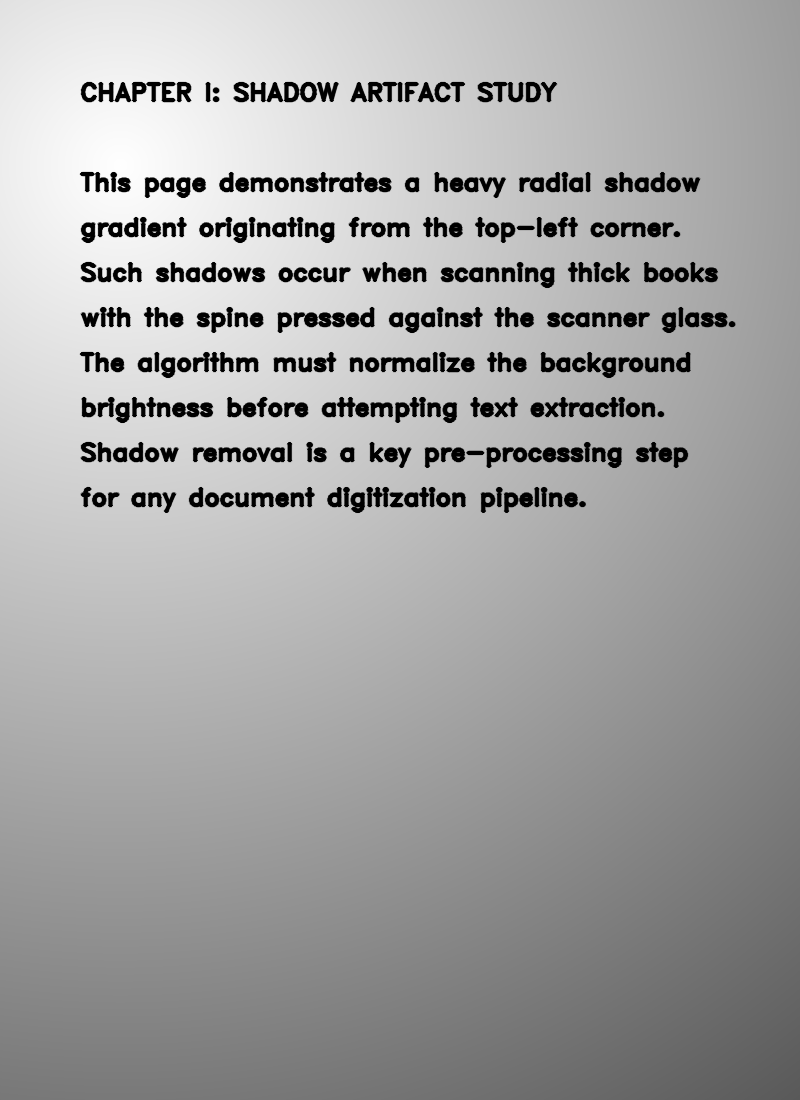
#> input picture notebooks/samples/a01_shadow_book.png, 800 x 1100 px, found by its file name
$ python run_pipeline_demo.py   (older library calls are emulated)
#> lines starting #> are read from the running program, lines starting #| are printed output that depends on the picture; after the words box and inside, x2 and y2 are one past the last pixel; in counts of white or black regions, pixels touching at a corner belong together
#> further down, img is the input picture: shape (1100, 800, 3); min 0, max 255, mean 163.1
import cv2
import numpy as np
import os
import time

class DocumentCleanerPipeline:
    def __init__(self, config):
        self.config = config
        self.timings = {}
        self.detected_skew_angle = 0.0
        self.warnings = []

    def detect_anomalies(self, bgr_img):
        """
        Detect basic image quality issues: blur, overexposure, and cutoff edges.
        """
        self.warnings = []
        gray = cv2.cvtColor(bgr_img, cv2.COLOR_BGR2GRAY) if len(bgr_img.shape) == 3 else bgr_img.copy()

        # 1. Blur detection (Laplacian Variance)
        lap_var = cv2.Laplacian(gray, cv2.CV_64F).var()
#> lap_var = 1436.6
        is_blurred = lap_var < 80.0
#> is_blurred = False
        if is_blurred:
            self.warnings.append(f"[WARN] Out of Focus (Laplacian var: {lap_var:.2f} < 80)")

        # 2. Overexposure detection (Saturated pixels > 25%)
        saturated_ratio = np.sum(gray >= 254) / gray.size
#> saturated_ratio = 0.000165
        is_overexposed = saturated_ratio > 0.25
#> is_overexposed = False
        if is_overexposed:
            self.warnings.append(f"[WARN] Overexposed/Glare ({saturated_ratio*100:.1f}% pixels > 254)")

        # 3. Cut-off margin detection
        _, thresh = cv2.threshold(gray, 0, 255, cv2.THRESH_BINARY_INV + cv2.THRESH_OTSU)
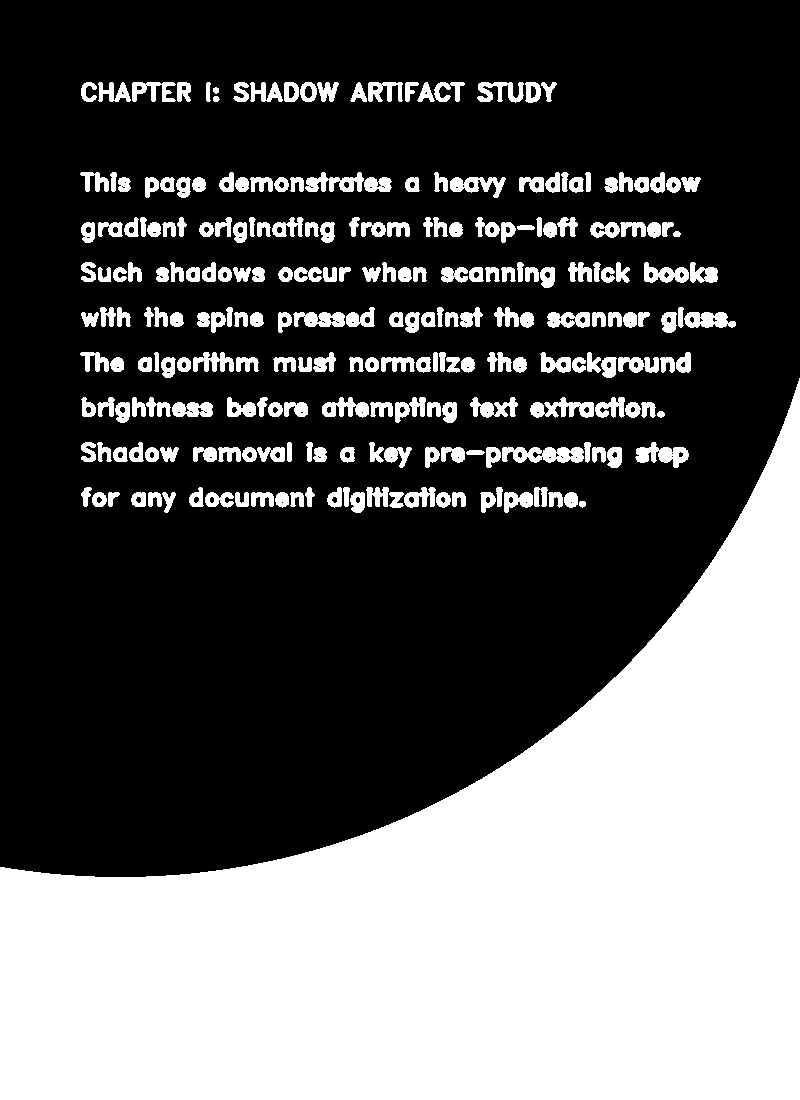
#> thresh: shape (1100, 800); 36.7% white; 245 white regions, largest, box (x1, y1, x2, y2) and area: (0, 378, 800, 1100) 269244, (502, 447, 584, 463) 966, (635, 442, 689, 468) 738
        h, w = thresh.shape
        margin = 15

        top_pixels = np.sum(thresh[0:margin, :] > 0)
#> top_pixels = 0
        bottom_pixels = np.sum(thresh[h-margin:h, :] > 0)
#> bottom_pixels = 12000
        left_pixels = np.sum(thresh[:, 0:margin] > 0)
#> left_pixels = 3481
        right_pixels = np.sum(thresh[:, w-margin:w] > 0)
#> right_pixels = 10520

        is_cutoff = (top_pixels > 50 or bottom_pixels > 50 or left_pixels > 50 or right_pixels > 50)
#> is_cutoff = True
        if is_cutoff:
            self.warnings.append(f"[WARN] Margin cut-off (Pixels at edges: T={top_pixels}, B={bottom_pixels}, L={left_pixels}, R={right_pixels})")

        return {
            'blur_variance': lap_var,
            'is_blurred': is_blurred,
            'saturated_ratio': saturated_ratio,
            'is_overexposed': is_overexposed,
            'edge_pixels': (top_pixels, bottom_pixels, left_pixels, right_pixels),
            'is_cutoff': is_cutoff
        }

    def deskew(self, img):
        if len(img.shape) == 3:
            gray = cv2.cvtColor(img, cv2.COLOR_BGR2GRAY)
        else:
            gray = img.copy()

        # FIX: Pre-normalize background so heavy shadow doesn't confuse the Otsu threshold
        kernel = cv2.getStructuringElement(cv2.MORPH_RECT, (51, 51))
        bg = cv2.morphologyEx(gray, cv2.MORPH_CLOSE, kernel)
        norm_gray = cv2.divide(gray, bg, scale=255)

        # Smooth noise before thresholding to prevent bounding rect issues
        norm_gray = cv2.medianBlur(norm_gray, 5)

        # Otsu threshold on the NORMALIZED grayscale
        thresh = cv2.threshold(norm_gray, 0, 255, cv2.THRESH_BINARY_INV + cv2.THRESH_OTSU)[1]

        # Find coordinates of text pixels
        coords = np.column_stack(np.where(thresh > 0))
        if len(coords) == 0:
            return img.copy(), 0.0

        # Find minimum area rectangle
        rect = cv2.minAreaRect(coords)
        angle = rect[-1]

        # Normalize angle
        if angle < -45:
            angle = -(90 + angle)
        elif angle > 45:
            angle = 90 - angle
        else:
            angle = -angle

        # Rotate ORIGINAL image
        (h, w) = img.shape[:2]
        center = (w // 2, h // 2)
        M = cv2.getRotationMatrix2D(center, angle, 1.0)
        rotated = cv2.warpAffine(img, M, (w, h), flags=cv2.INTER_CUBIC, borderMode=cv2.BORDER_CONSTANT, borderValue=(255, 255, 255))

        return rotated, angle

    def run(self, bgr_img):
        self.timings = {}
        stages = {}

        # A. Anomaly Detection
        t_detect = time.perf_counter()
        self.detect_anomalies(bgr_img)
        self.timings['anomaly_detection'] = (time.perf_counter() - t_detect) * 1000

        grayscale = self.config.get('grayscale', True)

        # 1. Grayscale
        t0 = time.perf_counter()
        if grayscale:
            current_img = cv2.cvtColor(bgr_img, cv2.COLOR_BGR2GRAY)
        else:
            current_img = bgr_img.copy()
        self.timings['grayscale'] = (time.perf_counter() - t0) * 1000
        stages['grayscale'] = current_img.copy()

        # 2. Noise Reduction (Done BEFORE Deskew so interpolation doesn't smear noise dots)
        t0 = time.perf_counter()
        if self.config.get('enable_noise_reduction', True):
            ksize = self.config.get('blur_kernel_size', 3)
            ksize = ksize if ksize % 2 == 1 else ksize + 1
            blur_type = self.config.get('blur_type', 'median')
            if blur_type == 'median':
                current_img = cv2.medianBlur(current_img, ksize)
            else:
                current_img = cv2.GaussianBlur(current_img, (ksize, ksize), 0)
        self.timings['noise_reduction'] = (time.perf_counter() - t0) * 1000
        stages['noise_reduction'] = current_img.copy()

        # 3. Auto-Deskew
        t0 = time.perf_counter()
        if self.config.get('enable_deskew', False):
            current_img, angle = self.deskew(current_img)
            self.detected_skew_angle = angle
        else:
            self.detected_skew_angle = 0.0
        self.timings['deskew'] = (time.perf_counter() - t0) * 1000
        stages['deskewed'] = current_img.copy()

        # 4. Background Normalization
        t0 = time.perf_counter()
        if self.config.get('enable_background_norm', True):
            norm_ksize = self.config.get('norm_kernel_size', 25)
            kernel = cv2.getStructuringElement(cv2.MORPH_RECT, (norm_ksize, norm_ksize))
            bg = cv2.morphologyEx(current_img, cv2.MORPH_CLOSE, kernel)
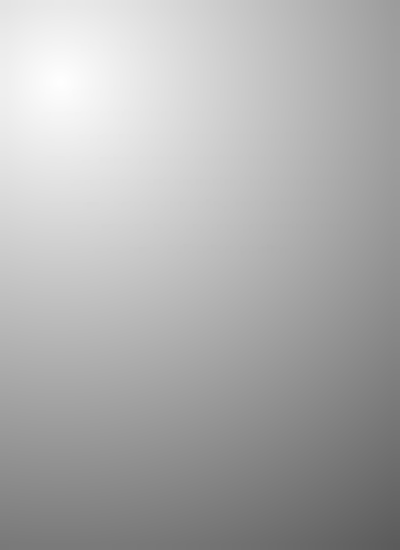
#> bg: shape (1100, 800) (shown at 1/2 size); min 91, max 254, mean 174.4
            current_img = cv2.divide(current_img, bg, scale=255)
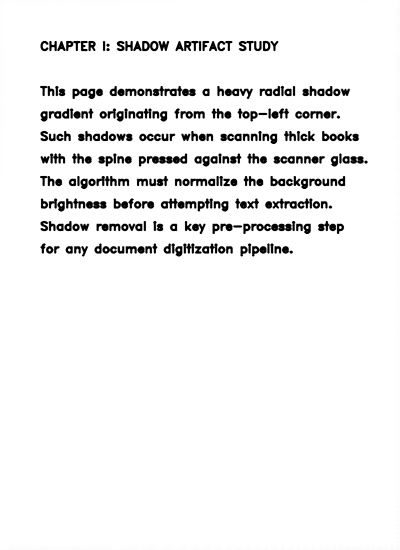
#> current_img: shape (1100, 800) (shown at 1/2 size); min 0, max 255, mean 240.8
        self.timings['background_normalization'] = (time.perf_counter() - t0) * 1000
        stages['background_normalization'] = current_img.copy()

        # 5. Gamma Correction
        t0 = time.perf_counter()
        gamma = self.config.get('gamma', 1.0)
        if gamma != 1.0:
            invGamma = 1.0 / gamma
            table = np.array([((i / 255.0) ** invGamma) * 255 for i in np.arange(0, 256)]).astype("uint8")
            current_img = cv2.LUT(current_img, table)
        self.timings['gamma_correction'] = (time.perf_counter() - t0) * 1000
        stages['gamma_correction'] = current_img.copy()

        # 6. Contrast Stretching
        t0 = time.perf_counter()
        current_img = cv2.normalize(current_img, None, alpha=0, beta=255, norm_type=cv2.NORM_MINMAX)
        self.timings['contrast_stretching'] = (time.perf_counter() - t0) * 1000
        stages['contrast_stretching'] = current_img.copy()

        # 7. Adaptive Thresholding & Morphology (ONLY for grayscale)
        if grayscale:
            t0 = time.perf_counter()
            if self.config.get('enable_thresholding', True):
                block = self.config.get('threshold_block_size', 21)
                block = block if block % 2 == 1 else block + 1
                c_val = self.config.get('threshold_c', 10)
                current_img = cv2.adaptiveThreshold(
                    current_img, 255, cv2.ADAPTIVE_THRESH_GAUSSIAN_C, cv2.THRESH_BINARY, block, c_val)
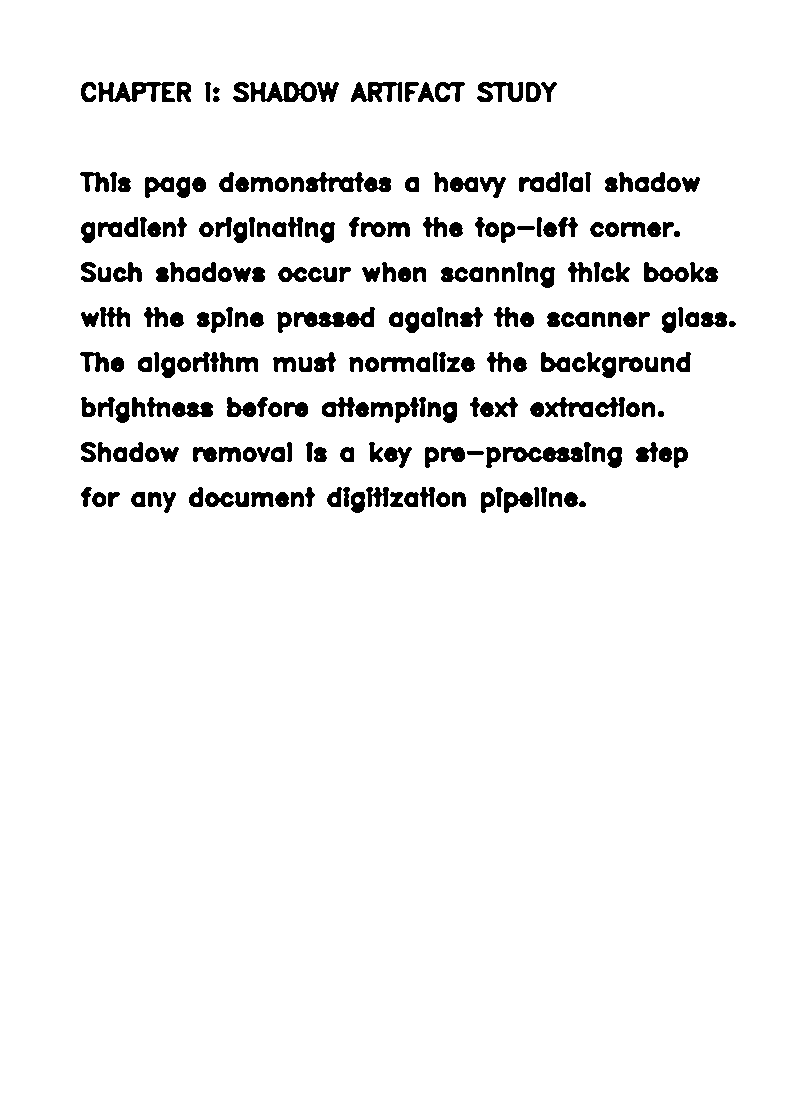
#> current_img: shape (1100, 800); 94.4% white; 256 black regions, largest, box (x1, y1, x2, y2) and area: (294, 307, 375, 327) 892, (98, 82, 175, 102) 843, (503, 447, 583, 462) 839
            self.timings['thresholding'] = (time.perf_counter() - t0) * 1000
            stages['thresholded'] = current_img.copy()

            t0 = time.perf_counter()
            if self.config.get('enable_morphology', True) and self.config.get('enable_thresholding', True):
                morph_size = self.config.get('morphology_kernel_size', 2)
                morph_type = self.config.get('morph_type', 'open')
                if morph_size > 0:
                    kernel = cv2.getStructuringElement(cv2.MORPH_RECT, (morph_size, morph_size))
                    if morph_type == 'close':
                        current_img = cv2.morphologyEx(current_img, cv2.MORPH_CLOSE, kernel)
                    else:
                        current_img = cv2.morphologyEx(current_img, cv2.MORPH_OPEN, kernel)
            self.timings['morphology'] = (time.perf_counter() - t0) * 1000
            stages['morphology'] = current_img.copy()

        stages['final_output'] = current_img.copy()
        return stages

MODE_CONFIGS = {
    'light-clean': {
        'grayscale': False,
        'enable_noise_reduction': True, 'blur_type': 'gaussian', 'blur_kernel_size': 3,
        'enable_background_norm': True, 'norm_kernel_size': 35,
        'gamma': 1.1, 'contrast': 1.1,
        'enable_thresholding': False, 'enable_morphology': False
    },
    'strong-background-removal': {
        'grayscale': True,
        'enable_noise_reduction': True, 'blur_type': 'median', 'blur_kernel_size': 3,
        'enable_background_norm': True, 'norm_kernel_size': 25,
        'gamma': 0.8, 'contrast': 1.4,
        'enable_thresholding': True, 'threshold_block_size': 25, 'threshold_c': 15,
        'enable_morphology': False
    },
    'heavy-noise-reduction': {
        'grayscale': True,
        'enable_noise_reduction': True, 'blur_type': 'median', 'blur_kernel_size': 3,
        'enable_background_norm': True, 'norm_kernel_size': 25,
        'gamma': 0.9, 'contrast': 1.2,
        'enable_thresholding': True, 'threshold_block_size': 21, 'threshold_c': 12,
        'enable_morphology': False
    },
    'text-contrast-boost': {
        'grayscale': True,
        'enable_noise_reduction': True, 'blur_type': 'median', 'blur_kernel_size': 3,
        'enable_background_norm': True, 'norm_kernel_size': 21,
        'gamma': 0.6, 'contrast': 1.6,
        'enable_thresholding': True, 'threshold_block_size': 21, 'threshold_c': 12,
        'enable_morphology': False
    },
    'print-optimized': {
        'grayscale': True,
        'enable_noise_reduction': True, 'blur_type': 'gaussian', 'blur_kernel_size': 3,
        'enable_background_norm': True, 'norm_kernel_size': 21,
        'gamma': 0.8, 'contrast': 1.4,
        'enable_thresholding': True, 'threshold_block_size': 21, 'threshold_c': 15,
        'enable_morphology': False
    },
    'color-preservation': {
        'grayscale': False,
        'enable_noise_reduction': True, 'blur_type': 'gaussian', 'blur_kernel_size': 3,
        'enable_background_norm': True, 'norm_kernel_size': 41,
        'gamma': 0.9, 'contrast': 1.2,
        'enable_thresholding': False, 'enable_morphology': False
    }
}

sample_dir = 'notebooks/samples'
output_dir = 'notebooks/outputs'
os.makedirs(output_dir, exist_ok=True)

test_cases = [
    # Category A
    ('a01_shadow_book.png', 'strong-background-removal', False),
    ('a02_faded_receipt.png', 'text-contrast-boost', False),
    ('a03_yellowed_journal.png', 'light-clean', False),
    ('a04_noisy_photocopy.png', 'heavy-noise-reduction', False),
    ('a05_skewed_6deg.png', 'strong-background-removal', True),
    # Category B
    ('b01_out_of_focus.png', 'text-contrast-boost', False),
    ('b02_motion_blur.png', 'text-contrast-boost', False),
    ('b03_underexposed.png', 'text-contrast-boost', False),
    ('b04_overexposed.png', 'light-clean', False),
    ('b05_low_dpi.png', 'print-optimized', False),
    # Category C
    ('c01_creases_folds.png', 'print-optimized', False),
    ('c02_coffee_stain.png', 'strong-background-removal', False),
    ('c03_punch_holes.png', 'print-optimized', False),
    ('c04_finger_occlusion.png', 'light-clean', False),
    ('c05_torn_edge.png', 'print-optimized', False),
    # Category D
    ('d01_thin_table.png', 'print-optimized', False),
    ('d02_mixed_chart.png', 'color-preservation', False),
    ('d03_red_stamp.png', 'color-preservation', False),
    ('d04_blue_signature.png', 'color-preservation', False),
    ('d05_colored_paper.png', 'light-clean', False),
    # Category E
    ('e01_skewed_3deg.png', 'strong-background-removal', True),
    ('e02_skewed_12deg.png', 'strong-background-removal', True),
    ('e03_skewed_neg8deg.png', 'strong-background-removal', True),
    ('e04_skewed_with_noise.png', 'heavy-noise-reduction', True),
    ('e05_skewed_faded.png', 'text-contrast-boost', True),
    # Category F
    ('f01_shadow_skew_blur.png', 'strong-background-removal', True),
    ('f02_jpeg_stain_fold.png', 'print-optimized', False),
    ('f03_lowdpi_noise_holes.png', 'heavy-noise-reduction', False),
    ('f04_color_stamp_sig.png', 'color-preservation', False),
    ('f05_watermark_pink_finger.png', 'light-clean', False)
]

print("=== STARTING PIPELINE PROCESSING ON 30 SAMPLES ===\n")

results_summary = []

for idx, (filename, mode, enable_deskew) in enumerate(test_cases, 1):
    img_path = os.path.join(sample_dir, filename)
    img = cv2.imread(img_path)
    if img is None:
        print(f"Error: Could not load image at {img_path}")
        continue

    config = MODE_CONFIGS[mode].copy()
    config['enable_deskew'] = enable_deskew

    cleaner = DocumentCleanerPipeline(config)
    stages = cleaner.run(img)
#> stages = 9 items

    print(f"=== [{idx:02d}/30] {filename} ===")
    print(f"  Preset: {mode} | Deskew: {'ON' if enable_deskew else 'OFF'}")
    if enable_deskew:
        print(f"  Detected Angle: {cleaner.detected_skew_angle:.2f} deg")

    if cleaner.warnings:
        print("  Detections:")
        for warning in cleaner.warnings:
            print(f"    {warning}")
#> this loop made 1 pass
#|     [WARN] Margin cut-off (Pixels at edges: T=0, B=12000, L=3481, R=10520)

    total_t = sum(cleaner.timings.values())
    print(f"  Stage Timings:")
    for stage, t in cleaner.timings.items():
        if stage == 'deskew' and not enable_deskew: continue
        print(f"    - {stage}: {t:.2f} ms")
    print(f"  Total: {total_t:.2f} ms")

    out_path = os.path.join(output_dir, f"cleaned_{filename}")
    cv2.imwrite(out_path, stages['final_output'])
    print(f"  Saved: {out_path}\n")

    results_summary.append((filename, total_t, cleaner.detected_skew_angle if enable_deskew else None))

print("=== SUMMARY TABLE ===")
print(f"{'Filename':<30} | {'Time (ms)':<10} | {'Angle (deg)':<12}")
print("-" * 58)
for fn, t, angle in results_summary:
    angle_str = f"{angle:.2f}" if angle is not None else "N/A"
    print(f"{fn:<30} | {t:<10.2f} | {angle_str:<12}")

print("\nDone processing all 30 test cases.")
